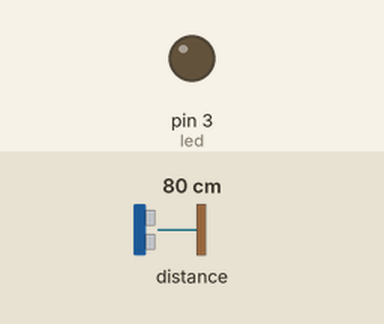
Bench run of a sketch on a simulated Arduino Uno, built with avr-gcc and run on an emulated ATmega328P. Shown: output pins drawn as LEDs (lit = HIGH). Wiring (inferred from the names in the program): ultrasonic range finder: trigger pin 1; echo pin 0. Inputs (shaded band) come from the test bench; at power-on: distance to the obstacle 80 cm. The echo pulse lasts 58.3 µs per cm; pins used as bus, display or sensor lines are not drawn.

Above: at 1.2 s.
1.3 s: distance to the obstacle set to 23 cm
2.8 s: distance to the obstacle set to 18 cm
At 3.2 s:
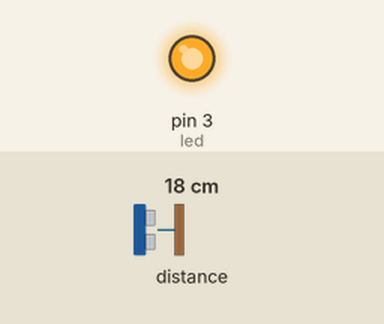
5.8 s: distance to the obstacle set to 35 cm
At 6.1 s:
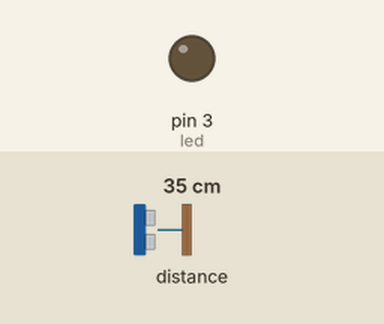
7.3 s: distance to the obstacle set to 2 cm
At 7.7 s:
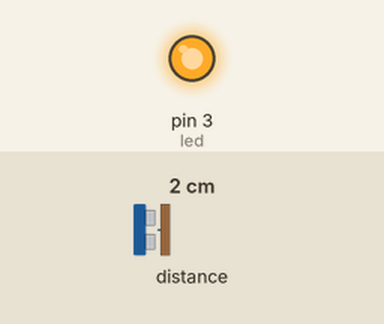
Timing chart, 0 to 10.3 s (numbered marks = the images above; inputs shaded):
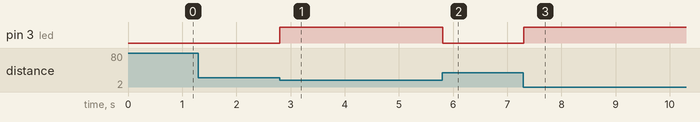

Measured:
- the behaviour switches between 21 and 20 cm on distance to the obstacle (found by bisection; images 0 and 1)
- after the input at 1.3 s, every drawn part: stays the same
- after the input at 2.8 s, pin 3 (led): LOW → HIGH at once
- after the input at 5.8 s, pin 3 (led): HIGH → LOW at once
- after the input at 7.3 s, pin 3 (led): LOW → HIGH at once

The sketch:

test_blink.ino
```cpp
#define trigPin 1
#define echoPin 0
#define led 3
long distance = 0;
void setup()
{
  pinMode(trigPin, OUTPUT);
  pinMode(echoPin, INPUT);
  pinMode(led, OUTPUT);
}

void loop() {

  digitalWrite(trigPin, LOW);
  delayMicroseconds(30);
  digitalWrite(trigPin, HIGH);
  delayMicroseconds(30);  //Attivo il trig per 15 uS
  digitalWrite(trigPin, LOW);
  long tempo = pulseIn(echoPin, HIGH);
  distance = (tempo * 0.034) / 2;

  if (distance < 20)
  {
    digitalWrite(led, HIGH);
    delay(500);
    digitalWrite(led, LOW);
  }

}
```
